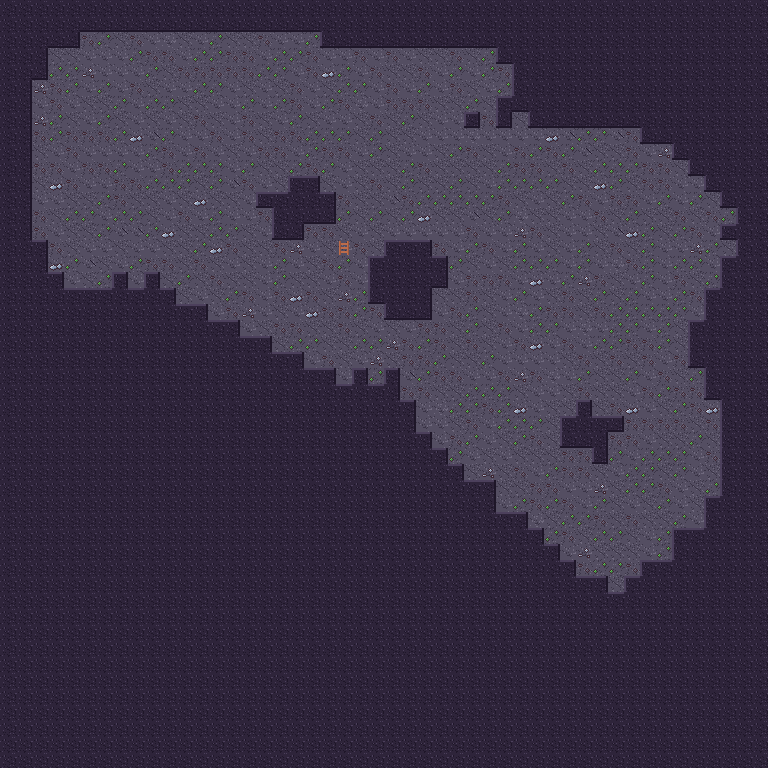

This is a level from a 2D game, rendered from its Tiled map with the project's own tilesets. A one-line summary and the map file follow, with tile-layer data summarised:
An orthogonal 48x48 tile map with 16x16 px tiles, 3 tile layers (Back, Buildings, Front).

<map version="1.4" tiledversion="1.4.2" orientation="orthogonal" renderorder="right-down" compressionlevel="0" width="48" height="48" tilewidth="16" tileheight="16" infinite="0" nextlayerid="4" nextobjectid="1">
  <properties />
  <tileset firstgid="1" name="cave" tilewidth="16" tileheight="16" tilecount="48" columns="16">
    <image source="../cave.png" width="256" height="48" />
    <tile id="1">
      <properties>
        <property name="Passable" type="string" value="F" />
      </properties>
    </tile>
    <tile id="16">
      <properties>
        <property name="Passable" type="string" value="F" />
      </properties>
    </tile>
    <tile id="17">
      <properties>
        <property name="Passable" type="string" value="F" />
      </properties>
    </tile>
    <tile id="18">
      <properties>
        <property name="Passable" type="string" value="F" />
      </properties>
    </tile>
    <tile id="19">
      <properties>
        <property name="Passable" type="string" value="F" />
      </properties>
    </tile>
    <tile id="20">
      <properties>
        <property name="Passable" type="string" value="F" />
      </properties>
    </tile>
    <tile id="21">
      <properties>
        <property name="Passable" type="string" value="F" />
      </properties>
    </tile>
    <tile id="22">
      <properties>
        <property name="Passable" type="string" value="F" />
      </properties>
    </tile>
    <tile id="23">
      <properties>
        <property name="Passable" type="string" value="F" />
      </properties>
    </tile>
    <tile id="24">
      <properties>
        <property name="Passable" type="string" value="F" />
      </properties>
    </tile>
    <tile id="25">
      <properties>
        <property name="Passable" type="string" value="F" />
      </properties>
    </tile>
    <tile id="26">
      <properties>
        <property name="Passable" type="string" value="F" />
      </properties>
    </tile>
    <tile id="27">
      <properties>
        <property name="Passable" type="string" value="F" />
      </properties>
    </tile>
    <tile id="28">
      <properties>
        <property name="Passable" type="string" value="F" />
      </properties>
    </tile>
    <tile id="29">
      <properties>
        <property name="Passable" type="string" value="F" />
      </properties>
    </tile>
    <tile id="30">
      <properties>
        <property name="Passable" type="string" value="F" />
      </properties>
    </tile>
    <tile id="31">
      <properties>
        <property name="Passable" type="string" value="F" />
      </properties>
    </tile>
  </tileset>
  <layer id="1" name="Back" width="48" height="48" opacity="1" offsetx="0" offsety="0">
   <data>[2304 cells, 2304 non-empty, 9 distinct tile ids]</data>
  </layer>
  <layer id="2" name="Buildings" width="48" height="48" opacity="1" offsetx="0" offsety="0">
   <data>[2304 cells, 1442 non-empty, 14 distinct tile ids]</data>
  </layer>
  <layer id="3" name="Front" width="48" height="48" opacity="1" offsetx="0" offsety="0">
   <data>[2304 cells, 0 non-empty, 0 distinct tile ids]</data>
  </layer>
</map>
